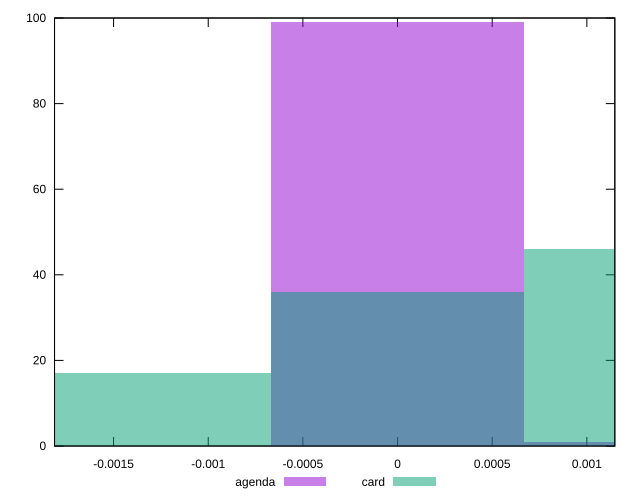

Source code (gnuplot):
reset

$agenda <<EOF
0 99
0.0013360868422749182 1
EOF

$card <<EOF
0.0013360868422749182 46
0 36
-0.0013360868422749182 17
EOF

set key outside below
set boxwidth 0.0013360868422749182
set xrange [-0.001811864040967348:0.001147756989199511]
set yrange [0:100]
set trange [0:100]
set style fill transparent solid 0.5 noborder
set terminal svg size 640, 500 enhanced background rgb 'white'
set output "reports/report_00030_2021-02-24T20-42-31.540Z/meta/pScore-difference/comparison/histogram/1_vs_2.svg"

plot $agenda title "agenda" with boxes, \
     $card title "card" with boxes

reset
